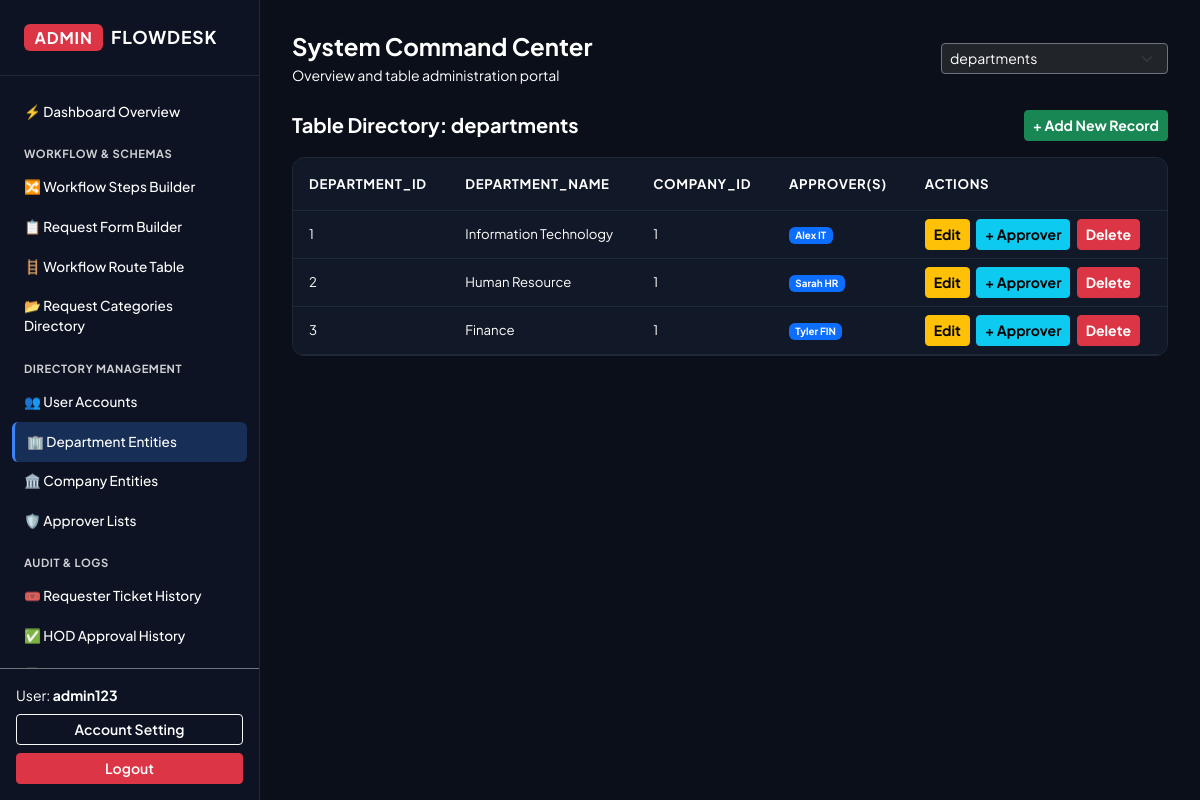
Screenshot of /admin/admin_dashboard.php?table=departments (signed in) with the database file from the repository.
### tables this page shows
CREATE TABLE `departments` (
  `department_id` int(11) NOT NULL,
  `department_name` varchar(100) NOT NULL,
  `company_id` int(11) NOT NULL
);

CREATE TABLE `approvers` (
  `approver_id` int(11) NOT NULL,
  `department_id` int(11) NOT NULL,
  `approver_user_id` int(11) NOT NULL
);

CREATE TABLE `users` (
  `user_id` int(11) NOT NULL,
  `display_name` varchar(100) NOT NULL,
  `role` enum('staff','hod') NOT NULL DEFAULT 'staff',
  `fullname` varchar(100) NOT NULL,
  `email` varchar(100) NOT NULL,
  `department_id` int(11) NOT NULL
);

### admin/admin_dashboard.php (the view, shortened to what this page needs)
<?php
require_once dirname(__DIR__) . '/config/db.php';
$error   = '';
$allTables = [];
try {
    $tablesStmt = $pdo->query("SHOW TABLES");
    $allTables  = $tablesStmt->fetchAll(PDO::FETCH_COLUMN);
} catch (PDOException $e) {
    dashboardAppendError($error, dashboardCaughtError($e, 'Could not load database tables.'));
}
$hasSelectedTable = isset($_GET['table']) && in_array($_GET['table'], $allTables, true);
$selectedTable    = $hasSelectedTable ? trim($_GET['table']) : '';
$crudTables          = ['users', 'approvers', 'companies', 'departments', 'rt_approval_steps'];
$isCrudTable         = in_array($selectedTable, $crudTables, true);
$primaryKey   = '';
$tableColumns = [];
$tableData    = [];
$existingApproverUserIds = [];
$deptApproversMap = [];
$deptEligibleUsersMap = [];
if ($hasSelectedTable) {
    try {
        $colStmt      = $pdo->query("DESCRIBE `$selectedTable`");
        $rawColumns   = $colStmt->fetchAll(PDO::FETCH_ASSOC);
        $tableColumns = array_column($rawColumns, 'Field');
        foreach ($rawColumns as $column) {
            if ($column['Key'] === 'PRI') {
                $primaryKey = $column['Field'];
            }
        }
    } catch (PDOException $e) {
        dashboardAppendError($error, dashboardCaughtError($e, "Could not read structure for table `{$selectedTable}`."));
    }
    try {
        $whereConditions = [];
        $queryParams     = [];
        $whereClause = !empty($whereConditions) ? ' WHERE ' . implode(' AND ', $whereConditions) : '';
        if ($selectedTable === 'approvers') {
            $sql = "SELECT a.*, u.display_name AS Name FROM approvers a JOIN users u ON a.approver_user_id = u.user_id $whereClause ORDER BY a.department_id LIMIT 200";
        } else {
            $sql = "SELECT * FROM `$selectedTable` $whereClause LIMIT 200";
        }
        $dataStmt = $pdo->prepare($sql);
        $dataStmt->execute($queryParams);
        $tableData = $dataStmt->fetchAll(PDO::FETCH_ASSOC);
    } catch (PDOException $e) {
        dashboardAppendError($error, dashboardCaughtError($e, "Could not load rows from `{$selectedTable}`."));
        $tableData = [];
    }
    $existingApproverUserIds = [];
    if ($selectedTable === 'users' || $selectedTable === 'departments') {
        try {
            $appStmt = $pdo->query("SELECT approver_user_id FROM approvers");
            foreach ($appStmt->fetchAll(PDO::FETCH_ASSOC) as $approverRow) {
                if (isset($approverRow['approver_user_id']) && $approverRow['approver_user_id'] !== '') {
                    $existingApproverUserIds[] = (int)$approverRow['approver_user_id'];
                }
            }
        } catch (PDOException $e) {
            dashboardAppendError($error, dashboardCaughtError($e, 'Could not load approver assignments.'));
        }
    }
    $deptApproversMap = [];
    $deptEligibleUsersMap = [];
    if ($selectedTable === 'departments') {
        try {
            $appDeptStmt = $pdo->query("SELECT a.department_id, u.user_id, u.display_name FROM approvers a JOIN users u ON a.approver_user_id = u.user_id");
            foreach ($appDeptStmt->fetchAll(PDO::FETCH_ASSOC) as $appRow) {
                $deptApproversMap[(int)$appRow['department_id']][] = $appRow;
            }
            $eligStmt = $pdo->query("SELECT user_id, display_name, department_id, email FROM users WHERE department_id IS NOT NULL AND role = 'hod'");
            foreach ($eligStmt->fetchAll(PDO::FETCH_ASSOC) as $uRow) {
                $deptEligibleUsersMap[(int)$uRow['department_id']][] = $uRow;
            }
        } catch (PDOException $e) {
            dashboardAppendError($error, dashboardCaughtError($e, 'Could not load department approvers.'));
        }
    }
}
?>
<!DOCTYPE html>
<html lang="en">
<head>
    <link href="https://cdn.jsdelivr.net/npm/bootstrap@5.3.2/dist/css/bootstrap.min.css" rel="stylesheet">
</head>
<body>
    <aside class="app-sidebar">
        <div class="sidebar-brand d-flex align-items-center gap-2">
            <span class="badge bg-danger fs-6">ADMIN</span> FLOWDESK
        </div>
        <div class="sidebar-nav">
            <a href="admin_dashboard.php" class="sidebar-link <?= empty($selectedTable) ? 'active' : '' ?>">
                ⚡ Dashboard Overview
            </a>
            <div class="nav-section-title">Workflow & Schemas</div>
            <a href="workflow_steps_manager.php" class="sidebar-link">🔀 Workflow Steps Builder</a>
            <a href="request_type_manager.php" class="sidebar-link">📋 Request Form Builder</a>
            <a href="admin_dashboard.php?table=workflow_steps" class="sidebar-link <?= $selectedTable === 'workflow_steps' ? 'active' : '' ?>">🪜 Workflow Route Table</a>
            <a href="admin_dashboard.php?table=request_types" class="sidebar-link <?= $selectedTable === 'request_types' ? 'active' : '' ?>">📂 Request Categories Directory</a>
            <div class="nav-section-title">Directory Management</div>
            <a href="admin_dashboard.php?table=users" class="sidebar-link <?= $selectedTable === 'users' ? 'active' : '' ?>">👥 User Accounts</a>
            <a href="admin_dashboard.php?table=departments" class="sidebar-link <?= $selectedTable === 'departments' ? 'active' : '' ?>">🏢 Department Entities</a>
            <a href="admin_dashboard.php?table=companies" class="sidebar-link <?= $selectedTable === 'companies' ? 'active' : '' ?>">🏛️ Company Entities</a>
            <a href="admin_dashboard.php?table=approvers" class="sidebar-link <?= $selectedTable === 'approvers' ? 'active' : '' ?>">🛡️ Approver Lists</a>
            <div class="nav-section-title">Audit & Logs</div>
            <a href="admin_dashboard.php?table=tickets" class="sidebar-link <?= $selectedTable === 'tickets' ? 'active' : '' ?>">🎟️ Requester Ticket History</a>
            <a href="admin_dashboard.php?table=ticket_approvals" class="sidebar-link <?= $selectedTable === 'ticket_approvals' ? 'active' : '' ?>">✅ HOD Approval History</a>
            <a href="admin_dashboard.php?table=ticket_logs" class="sidebar-link <?= $selectedTable === 'ticket_logs' ? 'active' : '' ?>">📜 Staff Activity Logs</a>
        </div>
        <div class="p-3 border-top border-secondary">
            <div class="small mb-2">User: <strong><?= htmlspecialchars($_SESSION['admin_username']); ?></strong></div>
            <a href="admin_reset_pass.php" class="btn btn-outline-light btn-sm w-100 mb-2 fw-semibold">Account Setting</a>
            <a href="admin_dashboard.php?action=logout" class="btn btn-danger btn-sm w-100 fw-semibold">Logout</a>
        </div>
    </aside>
    <main class="app-main">
        <div class="d-flex justify-content-between align-items-center mb-4">
            <div>
                <h4 class="fw-bold mb-1">System Command Center</h4>
                <p class="small mb-0">Overview and table administration portal</p>
            </div>
            <form method="GET" action="admin_dashboard.php" class="d-flex align-items-center gap-2">
                <select name="table" class="form-select form-select-sm bg-dark border-secondary" onchange="this.form.submit()">
                    <?php foreach ($allTables as $table): ?>
                        <option value="<?= htmlspecialchars($table) ?>" <?= $table === $selectedTable ? 'selected' : '' ?>><?= htmlspecialchars($table) ?></option>
                    <?php endforeach; ?>
                </select>
            </form>
        </div>
        <?php if ($hasSelectedTable): ?>
            <div class="d-flex justify-content-between align-items-center mb-3">
                <h5 class="fw-bold mb-0">Table Directory: <span><?= htmlspecialchars($selectedTable) ?></span></h5>
                <?php if ($isCrudTable && $selectedTable !== 'approvers' && $selectedTable !== 'rt_approval_steps'): ?>
                    <button type="button" class="btn btn-success btn-sm fw-bold" onclick="openCrudModal()">+ Add New Record</button>
                <?php endif; ?>
            </div>
            <div class="glass-card overflow-hidden mb-5">
                <div class="table-responsive">
                    <table class="table table-dark-custom table-hover align-middle mb-0">
                        <thead>
                            <tr>
                                <?php foreach ($tableColumns as $col): ?>
                                    <th class="py-3 px-3"><?= htmlspecialchars(strtoupper($col)) ?></th>
                                <?php endforeach; ?>
                                <?php if ($selectedTable === 'approvers'): ?>
                                    <th class="py-3 px-3">APPROVER NAME</th>
                                <?php elseif ($selectedTable === 'departments'): ?>
                                    <th class="py-3 px-3">APPROVER(S)</th>
                                <?php endif; ?>
                                <?php if ($isCrudTable): ?>
                                    <th class="py-3 px-3">ACTIONS</th>
                                <?php endif; ?>
                            </tr>
                        </thead>
                        <tbody>
                            <?php if (!empty($tableData)): ?>
                                <?php foreach ($tableData as $row): ?>
                                    <tr>
                                        <?php foreach ($row as $columnName => $cell): ?>
                                            <td class="px-3"><?= htmlspecialchars($cell ?? 'NULL') ?></td>
                                        <?php endforeach; ?>
                                        <?php if ($selectedTable === 'approvers'): ?>
                                            <td class="px-3 fw-bold"><?= htmlspecialchars($row['Name'] ?? '') ?></td>
                                        <?php elseif ($selectedTable === 'departments'): ?>
                                            <td class="px-3">
                                                <?php
                                                    $deptId = (int)$row['department_id'];
                                                    $assignedApprovers = $deptApproversMap[$deptId] ?? [];
                                                ?>
                                                <?php if (!empty($assignedApprovers)): ?>
                                                    <?php foreach ($assignedApprovers as $appItem): ?>
                                                        <span class="badge bg-primary me-1"><?= htmlspecialchars($appItem['display_name']) ?></span>
                                                    <?php endforeach; ?>
                                                <?php else: ?>
                                                    <span class="small">None assigned</span>
                                                <?php endif; ?>
                                            </td>
                                        <?php endif; ?>
                                        <?php if ($isCrudTable): ?>
                                            <td class="text-nowrap px-3">
                                                <button type="button" class="btn btn-warning btn-sm me-1 fw-bold" onclick='editRecord(<?= htmlspecialchars(json_encode($row), ENT_QUOTES, "UTF-8") ?>)'>Edit</button>
                                                <?php if ($selectedTable === 'users'): ?>
                                                    <?php
                                                        $isAlreadyApprover = in_array((int)$row['user_id'], $existingApproverUserIds, true);
                                                        $isStaffAccount = (($row['role'] ?? 'staff') === 'staff');
                                                    ?>
                                                    <?php if ($isAlreadyApprover): ?>
                                                        <span class="badge bg-success me-1">Approver</span>
                                                    <?php elseif ($isStaffAccount): ?>
                                                        <span class="btn btn-secondary btn-sm disabled me-1">Staff</span>
                                                    <?php else: ?>
                                                        <a href="admin_dashboard.php?table=users&action=make_approver&user_id=<?= urlencode($row['user_id']) ?>" class="btn btn-info btn-sm me-1 fw-bold" onclick="return confirm('Promote this user to Department Approver?');">+ Approver</a>
                                                    <?php endif; ?>
                                                <?php elseif ($selectedTable === 'departments'): ?>
                                                    <button type="button" class="btn btn-info btn-sm me-1 fw-bold" onclick='openDepartmentApproverModal(<?= (int)$row['department_id'] ?>, <?= htmlspecialchars(json_encode($row['department_name']), ENT_QUOTES, "UTF-8") ?>, <?= htmlspecialchars(json_encode($deptEligibleUsersMap[(int)$row['department_id']] ?? []), ENT_QUOTES, "UTF-8") ?>)'>+ Approver</button>
                                                <?php endif; ?>
                                                <a href="admin_dashboard.php?table=<?= urlencode($selectedTable) ?>&crud_action=delete&id=<?= urlencode($row[$primaryKey]) ?>" class="btn btn-danger btn-sm fw-bold" onclick="return confirm('Delete this record?');">Delete</a>
                                            </td>
                                        <?php endif; ?>
                                    </tr>
                                <?php endforeach; ?>
                            <?php else: ?>
                                <tr>
                                    <td colspan="100" class="text-center py-4">No records found matching criteria in "<?= htmlspecialchars($selectedTable) ?>".</td>
                                </tr>
                            <?php endif; ?>
                        </tbody>
                    </table>
                </div>
            </div>
        <?php endif; ?>
    </main>
</body>
</html>

### admin/admin_dashboard.php (style rules this page uses)
:root { --sidebar-width: 260px; --bg-body: #0b0f19; --bg-card: #111827; --border-color: #1f2937; --text-white: #ffffff; --accent-blue: #3b82f6; }
body { font-family: 'Plus Jakarta Sans', sans-serif; background-color: var(--bg-body); color: var(--text-white); min-height: 100vh; }
body, p, span, div, h1, h2, h3, h4, h5, h6, label, td, th, input, select, textarea, a { color: #ffffff !important; }
::placeholder { color: #94a3b8 !important; opacity: 1 !important; }
.app-sidebar { width: var(--sidebar-width); background-color: #0d1322; border-right: 1px solid var(--border-color); position: fixed; top: 0; bottom: 0; left: 0; z-index: 1000; display: flex; flex-direction: column; }
.sidebar-brand { padding: 1.5rem; font-weight: 700; font-size: 1.1rem; letter-spacing: 0.05em; border-bottom: 1px solid var(--border-color); }
.sidebar-nav { padding: 1rem 0.75rem; flex-grow: 1; overflow-y: auto; }
.nav-section-title { font-size: 0.7rem; text-transform: uppercase; color: #ffffff !important; font-weight: 700; padding: 0.85rem 0.75rem 0.35rem; letter-spacing: 0.05em; opacity: 0.8; }
.sidebar-link { display: flex; align-items: center; padding: 0.6rem 0.75rem; color: #ffffff !important; border-radius: 6px; font-size: 0.85rem; font-weight: 500; text-decoration: none; transition: all 0.15s ease; }
.sidebar-link:hover, .sidebar-link.active { background-color: rgba(59, 130, 246, 0.25); color: #ffffff !important; }
.sidebar-link.active { border-left: 3px solid var(--accent-blue); }
.app-main { margin-left: var(--sidebar-width); padding: 2rem; }
.glass-card { background-color: var(--bg-card); border: 1px solid var(--border-color); border-radius: 12px; }
.table-dark-custom { --bs-table-bg: var(--bg-card); --bs-table-border-color: var(--border-color); --bs-table-color: #ffffff; font-size: 0.825rem; }
.table-dark-custom thead { background-color: #1f2937; color: #ffffff !important; font-weight: 600; text-transform: uppercase; letter-spacing: 0.05em; }

### rows the page displays
departments: department_id "1", department_name "Information Technology", company "1"
approvers: approver_user.display_name "Alex IT"
departments: department_id "2", department_name "Human Resource", company "1"
approvers: approver_user.display_name "Sarah HR"
departments: department_id "3", department_name "Finance", company "1"
approvers: approver_user.display_name "Tyler FIN"

### other values shown
$_SESSION['admin_username'] "admin123"
$selectedTable "departments"
$col "DEPARTMENT_ID"
$col "DEPARTMENT_NAME"
$col "COMPANY_ID"
form field table "departments"
